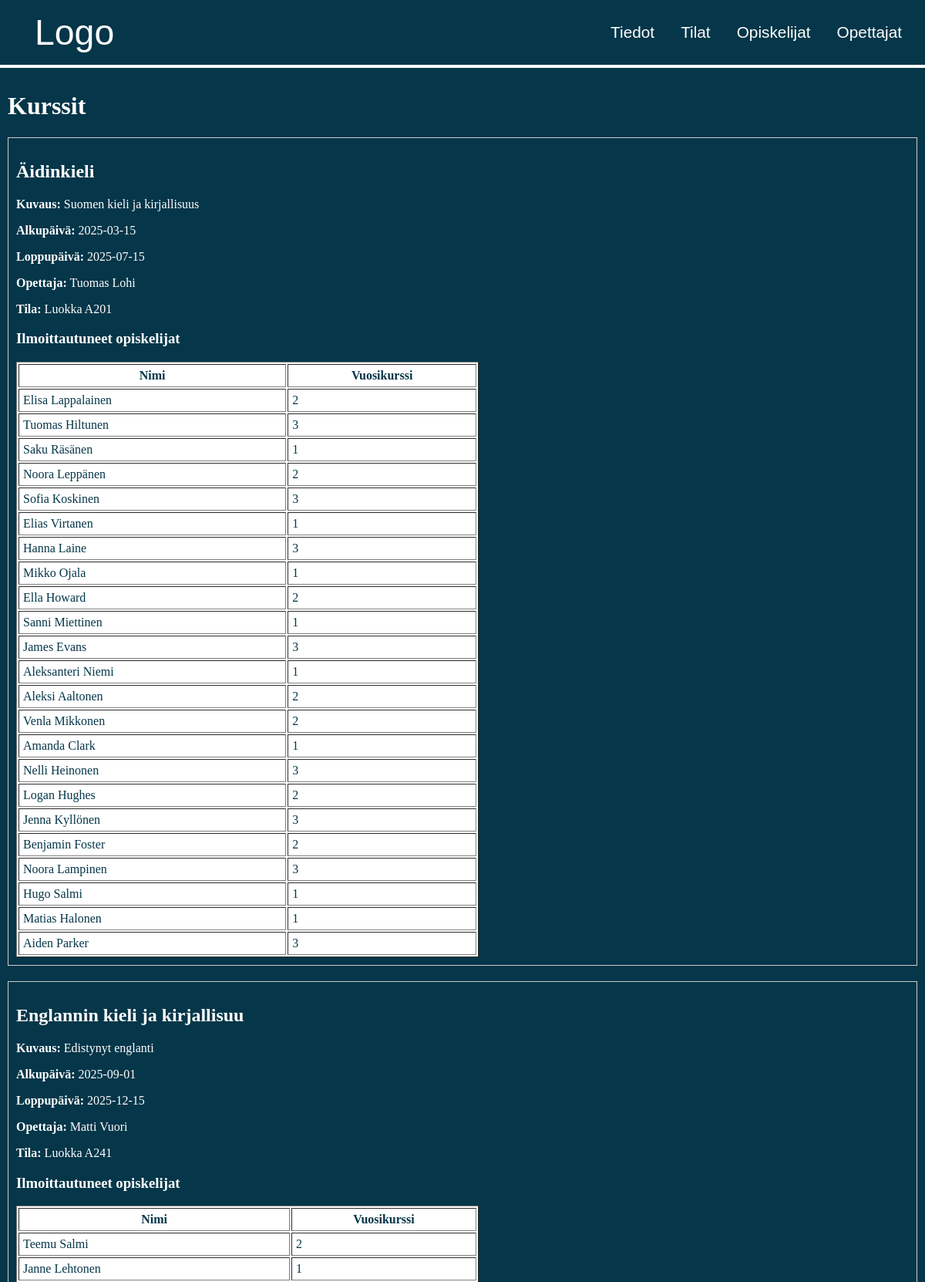
The app's page /Koodi/kurssit.php (upper part) with its own data.
### tables this page shows
CREATE TABLE `kurssit` (
  `Tunnus` int(11) NOT NULL,
  `Nimi` varchar(30) NOT NULL,
  `Kuvaus` text NOT NULL,
  `Alkupaiva` date NOT NULL,
  `Loppupaiva` date NOT NULL,
  `Opettaja` int(11) NOT NULL,
  `Tila` int(11) NOT NULL
);

CREATE TABLE `opettajat` (
  `Tunnusnumero` int(11) NOT NULL,
  `Etunimi` varchar(30) NOT NULL,
  `Sukunimi` varchar(30) NOT NULL,
  `Aine` varchar(30) NOT NULL
);

CREATE TABLE `tilat` (
  `Tunnus` int(11) NOT NULL,
  `Nimi` varchar(30) NOT NULL,
  `Kapasiteetti` int(11) NOT NULL
);

CREATE TABLE `opiskelijat` (
  `Opiskelijanumero` int(11) NOT NULL,
  `Etunimi` varchar(20) NOT NULL,
  `Sukunimi` varchar(20) NOT NULL,
  `Syntymapaiva` date NOT NULL,
  `Vuosikurssi` int(11) NOT NULL
);

### Koodi/kurssit.php (the view, shortened to what this page needs)
<?php
include 'yhteys.php';
$sql = "SELECT k.Tunnus, k.Nimi, k.Kuvaus, k.Alkupaiva, k.Loppupaiva,
               o.Etunimi, o.Sukunimi,
               t.Nimi AS tila_nimi
        FROM kurssit k
        LEFT JOIN opettajat o ON k.Opettaja = o.Tunnusnumero
        LEFT JOIN tilat t ON k.Tila = t.Tunnus
        ORDER BY k.Nimi";
$stmt = $yhteys->query($sql);
$kurssit = $stmt->fetchAll(PDO::FETCH_ASSOC);
?>
<!DOCTYPE html>
<html lang="fi">
<head>
    <link rel="stylesheet" href="styles.css">
</head>
<body>
    <div class="header">
        <a href="index.php" class="logo">Logo</a>
        <div class="items">
            <a href="tiedot.php">Tiedot</a>
            <a href="tilat.php">Tilat</a>
            <a href="opiskelijat.php">Opiskelijat</a>
            <a href="opettajat.php">Opettajat</a>
        </div>
    </div>
    <div class="content">
        <h1>Kurssit</h1>
        <?php foreach ($kurssit as $kurssi): ?>
            <div class="course-box" style="border:1px solid #ccc; padding:10px; margin-bottom:20px;">
                <h2><?= htmlspecialchars($kurssi['Nimi']) ?></h2>
                <p><strong>Kuvaus:</strong> <?= nl2br(htmlspecialchars($kurssi['Kuvaus'])) ?></p>
                <p><strong>Alkupäivä:</strong> <?= htmlspecialchars($kurssi['Alkupaiva']) ?></p>
                <p><strong>Loppupäivä:</strong> <?= htmlspecialchars($kurssi['Loppupaiva']) ?></p>
                <p><strong>Opettaja:</strong> <?= htmlspecialchars($kurssi['Etunimi'] . ' ' . $kurssi['Sukunimi']) ?></p>
                <p><strong>Tila:</strong> <?= htmlspecialchars($kurssi['tila_nimi']) ?></p>
                <h3>Ilmoittautuneet opiskelijat</h3>
                <?php
                $sql2 = "SELECT o.Etunimi, o.Sukunimi, o.Vuosikurssi
                         FROM kurssikirjautuminen kk
                         JOIN opiskelijat o ON kk.Opiskelija = o.Opiskelijanumero
                         WHERE kk.Kurssi = ?";
                $stmt2 = $yhteys->prepare($sql2);
                $stmt2->execute([$kurssi['Tunnus']]);
                $opiskelijat = $stmt2->fetchAll(PDO::FETCH_ASSOC);
                ?>
                <?php if (empty($opiskelijat)): ?>
                    <p>Ei vielä ilmoittautuneita opiskelijoita.</p>
                <?php else: ?>
                    <table border="1" cellpadding="5" style="width:100%; max-width:600px;">
                        <tr>
                            <th>Nimi</th>
                            <th>Vuosikurssi</th>
                        </tr>
                        <?php foreach ($opiskelijat as $op): ?>
                        <tr>
                            <td><?= htmlspecialchars($op['Etunimi'] . ' ' . $op['Sukunimi']) ?></td>
                            <td><?= htmlspecialchars($op['Vuosikurssi']) ?></td>
                        </tr>
                        <?php endforeach; ?>
                    </table>
                <?php endif; ?>
            </div>
        <?php endforeach; ?>
    </div>
</body>
</html>

### Koodi/styles.css (style rules this page uses)
html, body { margin: 0; padding: 0; min-height: 150vh; width: 100%; background-color: rgb(5, 54, 73); display: flex; flex-direction: column; }
.header { display: flex; justify-content: space-between; align-items: center; padding: 15px; background-color: rgb(5, 54, 73); border-bottom: 0.3rem solid white; }
.header a { padding: 10px 15px; transition: all 0.3s ease; }
.header a { margin: 0; color: white; text-decoration: none; font-size: 1.3rem; font-family: 'Gill Sans', 'Gill Sans MT', Calibri, 'Trebuchet MS', sans-serif; transition: all 0.3s ease; }
.header .logo { align-items: center; padding: 0; text-align: left; color: white; margin-left: 30px; text-decoration: none; font-size: 2.9rem; }
.content { color: white; padding: 10px; }
table, th, td { background-color: white; color: rgb(5, 54, 73); }

### records on screen
kurssit: Nimi "Äidinkieli", Kuvaus "Suomen kieli ja kirjallisuus", Alkupaiva "2025-03-15", Loppupaiva "2025-07-15", Opettaja.Sukunimi "Tuomas Lohi", Tila.Nimi "Luokka A201"
opiskelijat: Etunimi+Sukunimi "Elisa Lappalainen", Vuosikurssi "2"
opiskelijat: Etunimi+Sukunimi "Tuomas Hiltunen", Vuosikurssi "3"
opiskelijat: Etunimi+Sukunimi "Saku Räsänen", Vuosikurssi "1"
opiskelijat: Etunimi+Sukunimi "Noora Leppänen", Vuosikurssi "2"
opiskelijat: Etunimi+Sukunimi "Sofia Koskinen", Vuosikurssi "3"
opiskelijat: Etunimi+Sukunimi "Elias Virtanen", Vuosikurssi "1"
opiskelijat: Etunimi+Sukunimi "Hanna Laine", Vuosikurssi "3"
opiskelijat: Etunimi+Sukunimi "Mikko Ojala", Vuosikurssi "1"
opiskelijat: Etunimi+Sukunimi "Ella Howard", Vuosikurssi "2"
opiskelijat: Etunimi+Sukunimi "Sanni Miettinen", Vuosikurssi "1"
opiskelijat: Etunimi+Sukunimi "James Evans", Vuosikurssi "3"
opiskelijat: Etunimi+Sukunimi "Aleksanteri Niemi", Vuosikurssi "1"
opiskelijat: Etunimi+Sukunimi "Aleksi Aaltonen", Vuosikurssi "2"
opiskelijat: Etunimi+Sukunimi "Venla Mikkonen", Vuosikurssi "2"
opiskelijat: Etunimi+Sukunimi "Amanda Clark", Vuosikurssi "1"
opiskelijat: Etunimi+Sukunimi "Nelli Heinonen", Vuosikurssi "3"
opiskelijat: Etunimi+Sukunimi "Logan Hughes", Vuosikurssi "2"
opiskelijat: Etunimi+Sukunimi "Jenna Kyllönen", Vuosikurssi "3"
opiskelijat: Etunimi+Sukunimi "Benjamin Foster", Vuosikurssi "2"
opiskelijat: Etunimi+Sukunimi "Noora Lampinen", Vuosikurssi "3"
opiskelijat: Etunimi+Sukunimi "Hugo Salmi", Vuosikurssi "1"
opiskelijat: Etunimi+Sukunimi "Matias Halonen", Vuosikurssi "1"
opiskelijat: Etunimi+Sukunimi "Aiden Parker", Vuosikurssi "3"
kurssit: Nimi "Englannin kieli ja kirjallisuu", Kuvaus "Edistynyt englanti", Alkupaiva "2025-09-01", Loppupaiva "2025-12-15", Opettaja.Sukunimi "Matti Vuori", Tila.Nimi "Luokka A241"
opiskelijat: Etunimi+Sukunimi "Teemu Salmi", Vuosikurssi "2"
opiskelijat: Etunimi+Sukunimi "Janne Lehtonen", Vuosikurssi "1"
